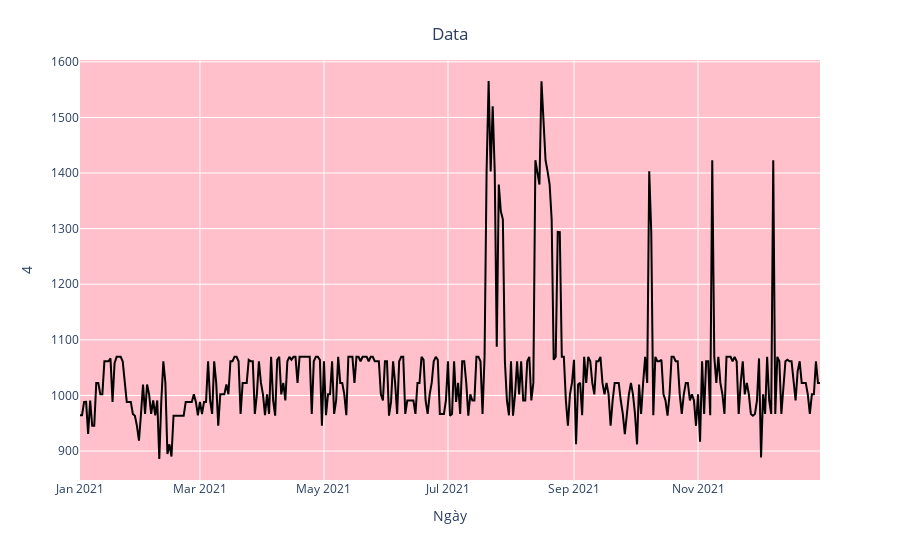

Notebook source saved alongside this figure:
### Code cell
import plotly.express as px
fig = px.line(y=df['4'], x=df['Ngày'])
fig.update_traces(line_color='black')
fig.update_layout(xaxis_title="Ngày",
                  yaxis_title="4",
                  title={'text': "Data", 'y':0.95, 'x':0.5, 'xanchor':'center', 'yanchor':'top'},
                  plot_bgcolor='pink')

### Figure 1 — Plotly figure (JSON) as saved in the notebook; plotly's stock layout.template omitted (floating-point values rounded to 4 significant figures; data arrays with more than 128 entries replaced by an {"elided": "..."} marker saying what was removed)
{"data": [{"hovertemplate": "x=%{x}<br>y=%{y}<extra></extra>", "legendgroup": "", "line": {"color": "black", "dash": "solid"}, "marker": {"symbol": "circle"}, "mode": "lines", "name": "", "orientation": "v", "showlegend": false, "type": "scatter", "x": {"elided": "365 str values"}, "xaxis": "x", "y": {"elided": "365 float values"}, "yaxis": "y"}], "layout": {"legend": {"tracegroupgap": 0}, "margin": {"t": 60}, "plot_bgcolor": "pink", "title": {"text": "Data", "x": 0.5, "xanchor": "center", "y": 0.95, "yanchor": "top"}, "xaxis": {"anchor": "y", "domain": [0, 1], "title": {"text": "Ngày"}}, "yaxis": {"anchor": "x", "domain": [0, 1], "title": {"text": "4"}}}}
